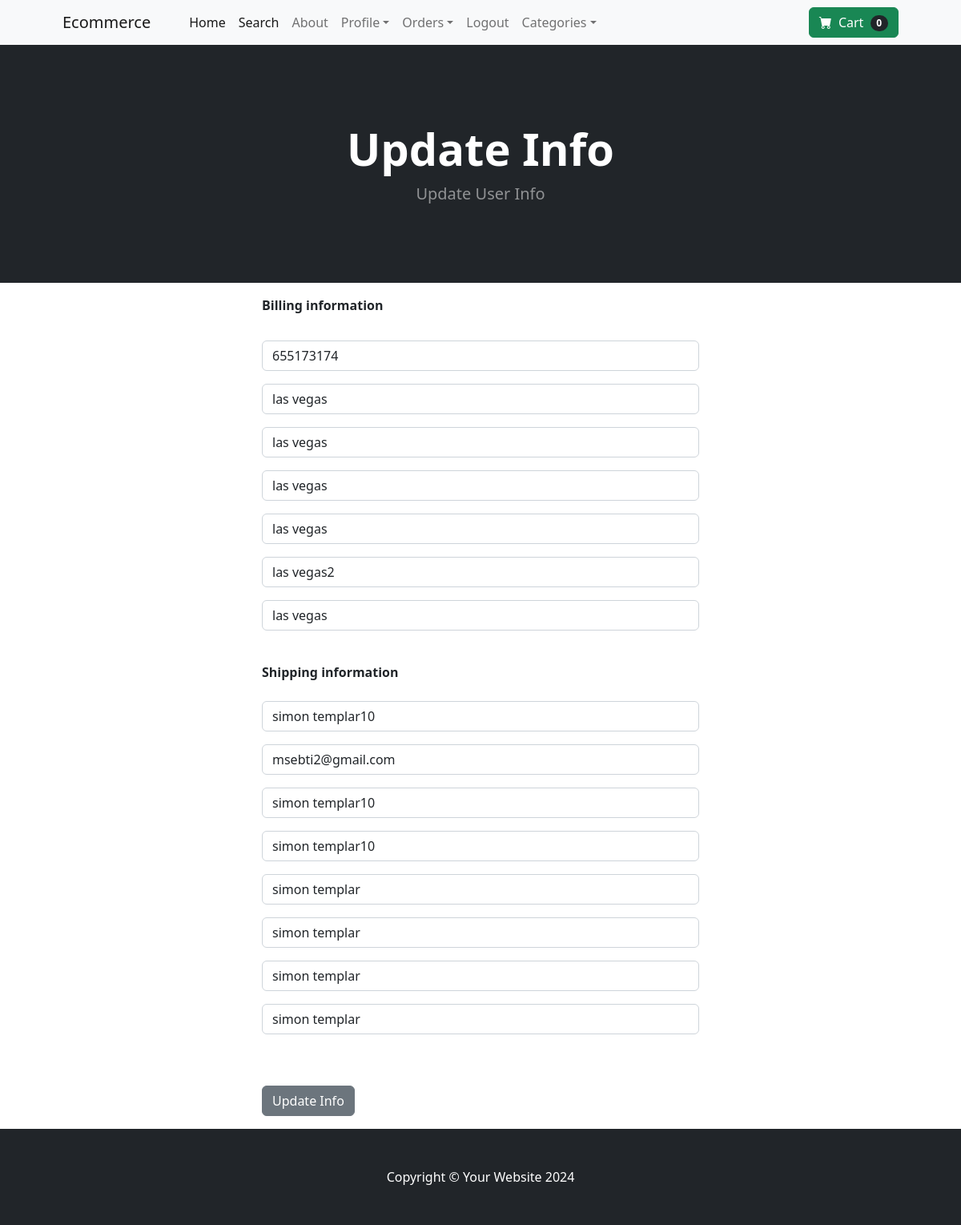
The page /update_info/ (signed in) on the database its author committed.
### store_app/models.py (models this page shows, shortened)
class Profile(models.Model):
    user = models.OneToOneField(User, on_delete=models.CASCADE)
    date_modified = models.DateTimeField(User, auto_now=True)
    phone = models.CharField(max_length=200, blank=True, null=True)
    address1 = models.CharField(max_length=200, blank=True, null=True)
    address2 = models.CharField(max_length=200, blank=True, null=True)
    city = models.CharField(max_length=200, blank=True, null=True)
    state = models.CharField(max_length=200, blank=True, null=True)
    zipcode = models.CharField(max_length=200, blank=True, null=True)
    country = models.CharField(max_length=200, blank=True, null=True)
    old_cart = models.CharField(max_length=200, blank=True, null=True)

### payment_app/models.py (models this page shows, shortened)
class ShippingAddress(models.Model):
    user = models.ForeignKey(User, on_delete=models.CASCADE, null=True, blank=True)
    shipping_full_name = models.CharField(max_length=255, null=True, blank=True)
    shipping_email = models.CharField(max_length=255, null=True, blank=True)
    shipping_address1 = models.CharField(max_length=255, null=True, blank=True)
    shipping_address2 = models.CharField(max_length=255, null=True, blank=True)
    shipping_city = models.CharField(max_length=255, null=True, blank=True)
    shipping_state = models.CharField(max_length=255, null=True, blank=True)
    shipping_zipcode = models.CharField(max_length=255, null=True, blank=True)
    shipping_country = models.CharField(max_length=255, null=True, blank=True)
    class Meta:
        verbose_name_plural = "Shipping Address"

### store_app/views.py (the view)
# urls.py: path('update_info/', views.update_info, name='update_info'),
def update_info(request):
    if request.user.is_authenticated:
        current_user= Profile.objects.get(user__id=request.user.id)
        shipping_user = ShippingAddress.objects.get(user__id=request.user.id)
        form = UserInfoForm(request.POST or None, instance=current_user)
        shipping_form = ShippingForm(request.POST or None, instance=shipping_user)
        if form.is_valid() or shipping_form.is_valid():
            form.save()
            shipping_form.save()
            messages.success(request, "Your Info has been Updated....")
            return redirect('home')
        context={'form':form, 'shipping_form':shipping_form}
        return render(request, 'store_app/update_info.html',context)
    else:
        messages.success(request, "You must be logged in to access this page.......")
        return redirect('home')

### store_app/forms.py
class UserInfoForm(forms.ModelForm):
    phone = forms.CharField(label="", widget=forms.TextInput(attrs={'class':'form-control', 'placeholder': 'Phone'}), required=False)
    address1 = forms.CharField(label="", widget=forms.TextInput(attrs={'class':'form-control', 'placeholder': 'Address 1'}), required=False)
    address2 = forms.CharField(label="", widget=forms.TextInput(attrs={'class':'form-control', 'placeholder': 'Address 2'}), required=False)
    city = forms.CharField(label="", widget=forms.TextInput(attrs={'class':'form-control', 'placeholder': 'City'}), required=False)
    state = forms.CharField(label="", widget=forms.TextInput(attrs={'class':'form-control', 'placeholder': 'State'}), required=False)
    zipcode = forms.CharField(label="", widget=forms.TextInput(attrs={'class':'form-control', 'placeholder': 'Zip Code'}), required=False)
    country = forms.CharField(label="", widget=forms.TextInput(attrs={'class':'form-control', 'placeholder': 'Country'}), required=False)
    class Meta:
        model = Profile
        fields = ['phone', 'address1','address2','city','state','zipcode','country',]

### cart_app/cart.py (called while the page is built)
    def __len__(self):
        return len(self.cart)

### cart_app/context_processors.py (called while the page is built)
def cart(request):
    context={'cart':Cart(request)}
    return context

### store_app/templates/store_app/update_info.html (shortened to what this page needs)
{% extends 'store_app/base.html' %}
{% block content %}
 <header class="bg-dark py-5">
    <div class="container px-4 px-lg-5 my-5">
        <div class="text-center text-white">
            <h1 class="display-4 fw-bolder">Update  Info</h1>
            <p class="lead fw-normal text-white-50 mb-0">Update User Info</p>
        </div>
    </div>
</header>
<div class="container">
    <div class="row">
        <div class="col-md-6 offset-md-3 mt-3 mb-3">
            <strong>Billing information</strong>
        </div>
        <div class="col-md-6 offset-md-3 mt-3 mb-3">
            <form method="POST" action="{% url 'update_info' %}">
                {{form.as_p}}
                <br>
                <strong>Shipping information</strong>
                <br><br>
                {{shipping_form.as_p}}
                <br><br>
                <button type="submit" class="btn btn-secondary">Update Info</button>
              </form>
        </div>
    </div>
</div>
{% endblock %}

### rows shown on the page
Profile: phone "655173174", address1 "las vegas", address2 "las vegas", city "las vegas", state "las vegas", zipcode "las vegas2", country "las vegas"
ShippingAddress: shipping_full_name "simon templar10", shipping_email "msebti2@gmail.com", shipping_address1 "simon templar10", shipping_address2 "simon templar10", shipping_city "simon templar", shipping_state "simon templar", shipping_zipcode "simon templar", shipping_country "simon templar"

### other values the page prints
{{ cart|length }} "0"
